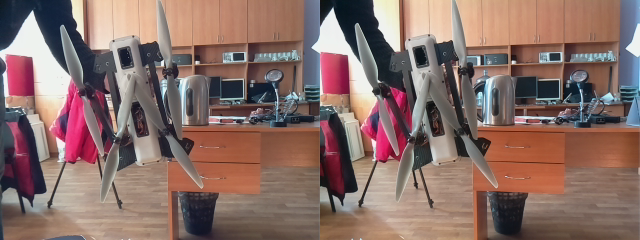
#> input picture Jetson/Jetvariety/stereo_depth_demo/scenes/photo.png, 640 x 240 px
$ python 5_dm_tune.py
#> lines starting #> are read from the running program, lines starting #| are printed output that depends on the picture
# Copyright (C) 2019 Eugene Pomazov, <stereopi.com>, virt2real team
#
# This file is part of StereoPi tutorial scripts.
#
# StereoPi tutorial is free software: you can redistribute it
# and/or modify it under the terms of the GNU General Public License
# as published by the Free Software Foundation, either version 3 of the
# License, or (at your option) any later version.
#
# StereoPi tutorial is distributed in the hope that it will be useful,
# but WITHOUT ANY WARRANTY; without even the implied warranty of
# MERCHANTABILITY or FITNESS FOR A PARTICULAR PURPOSE.  See the
# GNU General Public License for more details.
#
# You should have received a copy of the GNU General Public License
# along with StereoPi tutorial.
# If not, see <http://www.gnu.org/licenses/>.
#
# Most of this code is updated version of 3dberry.org project by virt2real
#
# Thanks to Adrian and http://pyimagesearch.com, as there are lot of
# code in this tutorial was taken from his lessons.
#


import cv2
import os
# from picamera.array import PiRGBArray
# from picamera import PiCamera
from matplotlib import pyplot as plt
from matplotlib.widgets import Slider, Button
import numpy as np
import json
from stereovision.calibration import StereoCalibrator
from stereovision.calibration import StereoCalibration

try:
  camera_params = json.load(open("camera_params.txt", "r"))
#> (reads Jetson/Jetvariety/stereo_depth_demo/camera_params.txt from the repository)
except Exception as e:
  print(e)
  print("Please run 1_test.py first.")
  exit(-1)
# Global variables preset
imageToDisp = './scenes/photo.png'
scale = camera_params['scale']
photo_width = int(camera_params['width'] * scale)
photo_height = int(camera_params['height'] * scale)
image_width = int(photo_width / 2)
image_height = photo_height
image_size = (image_width,image_height)

if os.path.isfile(imageToDisp) == False:
    print ('Can not read image from file \"'+imageToDisp+'\"')
    exit(0)

pair_img = cv2.imread(imageToDisp,0)
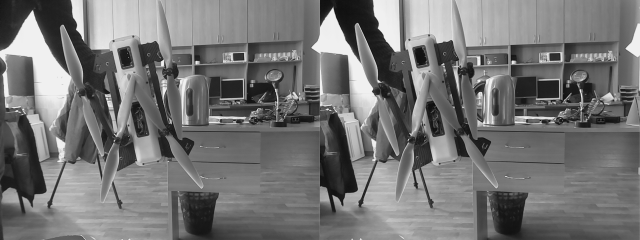
#> pair_img: shape (240, 640); min 11, max 240, mean 116.7
# Read image and split it in a stereo pair
print('Read and split image...')
imgLeft = pair_img [0:photo_height,0:image_width] #Y+H and X+W
imgRight = pair_img [0:photo_height,image_width:photo_width] #Y+H and X+W
#> imgRight = empty array


# Implementing calibration data
print('Read calibration data and rectifying stereo pair...')
#> (the run stopped early here; a loop or call above may not have finished)
